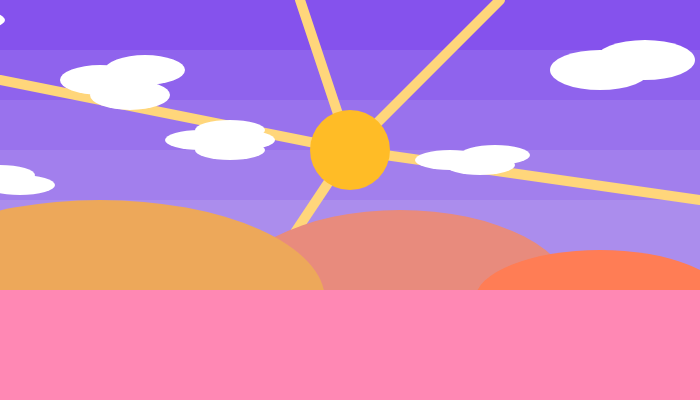
Frame 1 (no input)
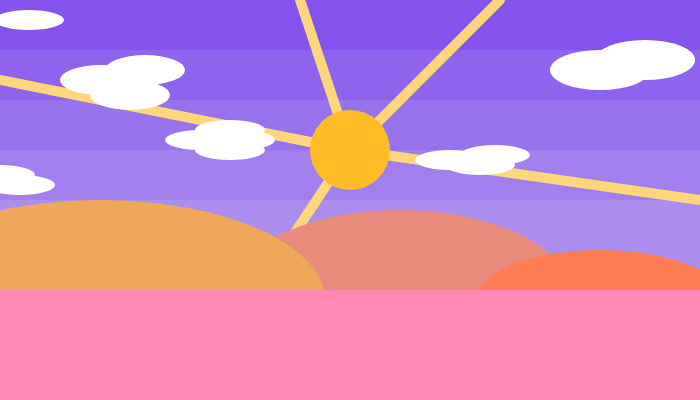
Frame 60 (no input)
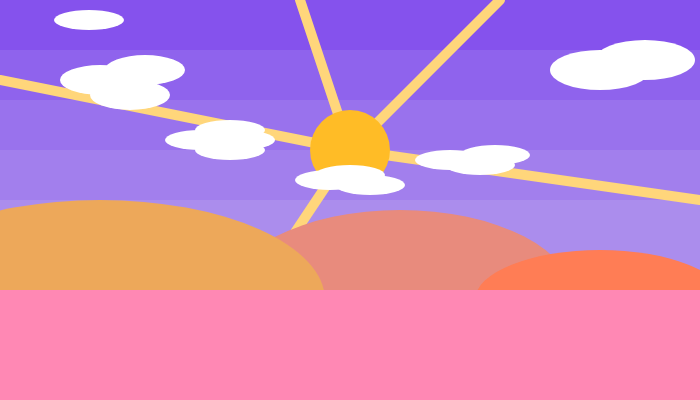
Frame 120 (the mouse pressed at the canvas centre since frame 60)

The p5.js sketch that drew these frames (run headless with seeded random() and noise() and a simulated clock; from frame 60 on, the mouse is pressed at the canvas centre):

// p5.js sketch
// ── sketch.js
function setup() {
  createCanvas(700, 400);
  noStroke();
  circleX = -30;
}

function draw() {
  background(171, 141, 237);

  //other background colors
  fill(162, 127, 237);
  rect(0, 0, 700, 200);
  fill(153, 114, 237);
  rect(0, 0, 700, 150);
  fill(143, 99, 237);
  rect(0, 0, 700, 100);
  fill(133, 82, 237)
  rect(0, 0, 700, 50)

  //sunlines
  stroke(255, 214, 123);
  strokeWeight(10);
  line(350, 150, 0, 80);
  noStroke();

  stroke(255, 214, 123);
  strokeWeight(10);
  line(350, 150, 300, 0);
  noStroke();

  stroke(255, 214, 123);
  strokeWeight(10);
  line(350, 150, 500, 0);
  noStroke();

  stroke(255, 214, 123);
  strokeWeight(10);
  line(350, 150, 700, 200);
  noStroke();

  stroke(255, 214, 123);
  strokeWeight(10);
  line(350, 150, 250, 300);
  noStroke();
 
  // hills
  fill(232, 139, 125);
  ellipse(400, 300, 350, 180);

  fill(237, 168, 90);
  ellipse(100, 300, 450, 200);

  fill(255, 125, 85);
  ellipse(600, 300, 250, 100);

  // ground
  fill(255, 136, 180);
  rect(0, 290, 700, 120);

  // sun
  fill(255, 188, 38);
  circle( width /2, 150, 80);

  //clouds
  fill(255);
  ellipse(100, 80, 80, 30);
  fill(255);
  ellipse(130, 95, 80, 30);
  fill(255);
  ellipse(145, 70, 80, 30);

  fill(255);
  ellipse(600, 70, 100, 40);
  fill(255);
  ellipse(630, 855, 100, 40);
  fill(255);
  ellipse(645, 60, 100, 40);

  fill(255);
  ellipse(450, 160, 70, 20);
  fill(255);
  ellipse(480, 165, 70, 20);
  fill(255);
  ellipse(495, 155, 70, 20);

  fill(255);
  ellipse(200, 140, 70, 20);
  fill(255);
  ellipse(230, 130, 70, 20);
  fill(255);
  ellipse(230, 150, 70, 20);
  fill(255)
  ellipse(240, 140, 70, 20);

  fill(255);
  ellipse(mouseX-20, 180, 70, 20);
  fill(255);
  ellipse(mouseX+20, 185, 70, 20);
  fill(255);
  ellipse(mouseX, 175, 70, 20);

  fill(255)
  ellipse(circleX, 20, 70, 20)

  circleX = circleX + 1
  if (circleX > width + 30) {
    circleX = -30
  }
}
